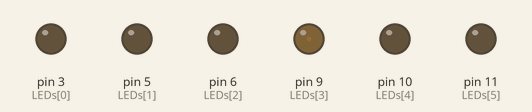
Simulated run of this sketch. Board: Arduino Uno, built with avr-gcc and run on an emulated ATmega328P. Parts: output pins drawn as LEDs (lit = HIGH).

Above: at 0.05 s.
At 0.75 s:
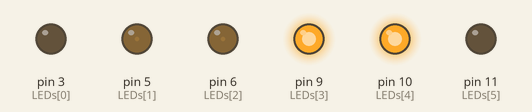
At 1.05 s:
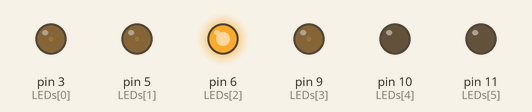
At 1.45 s:
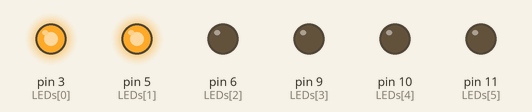
At 2.15 s:
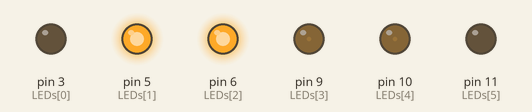
At 2.85 s:
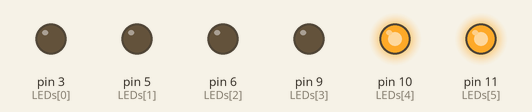
Timing chart, 0 to 6.6 s (numbered marks = the images above):
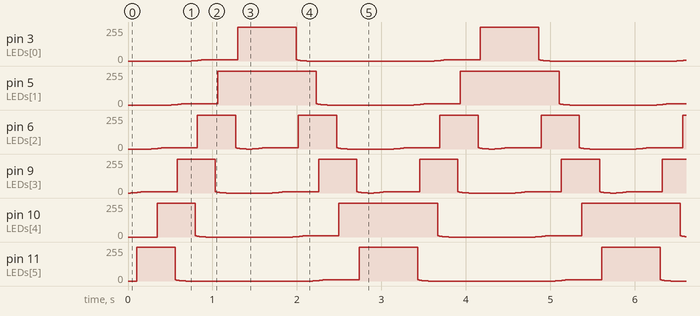

The sketch:

bazsi.ino
```cpp
//KnightRider 6 LED controll; PWM
const int LEDs[6] = { 3, 5, 6, 9, 10, 11 };
int values[6]; //= { 85, 170, 254, 170, 85, 1 };
double x[6] = { -2.5, -1.5, -0.5, 0.5, 1.5, 2.5 };
//bool direction = true;

//Curve calculation
double exp_fv(double a, int b) {
    b = (exp(-((a - 3) * (a - 3)) / 1)) * 255;
    return b;
}
void adjust_PWM(int d) {

    values[d] = exp_fv(x[d], 0);
    analogWrite(LEDs[d], values[d]);
}

void setup() {}

void loop() {

    for (int i = 0; i < 600; i++) {

        for (int j = 0; j < 6; j++) {

            x[j] += 0.01;
            adjust_PWM(j);
        }

        delay(1);
    }

    for (int i = 600; i > 0; i--) {

        for (int j = 0; j < 6; j++) {

            x[j] -= 0.01;
            adjust_PWM(j);
        }

        delay(1);
    }
}
```

Measured:
- by itself, pin 6 (LEDs[2]), pin 9 (LEDs[3]): moves between 0/255 and 254/255, repeating every 2.9 s
- by itself, pin 5 (LEDs[1]): repeats every 2.9 s: 2/255 0.02 s, 3/255 0.02 s, 4/255 0.01 s, 5/255 0.01 s, 6/255 0.02 s, 8/255 0.43 s, 254/255 1.2 s, 8/255 0.02 s, 6/255 0.01 s, 5/255 0.01 s, 4/255 0.01 s, 3/255 0.02 s, 2/255 0.02 s, 1/255 0.04 s, 0/255 1.0 s, 1/255 0.04 s
- by itself, pin 3 (LEDs[0]): repeats every 2.9 s: 2/255 0.02 s, 3/255 0.02 s, 4/255 0.01 s, 5/255 0.01 s, 6/255 0.02 s, 8/255 0.43 s, 254/255 0.69 s, 8/255 0.02 s, 6/255 0.01 s, 5/255 0.01 s, 4/255 0.01 s, 3/255 0.02 s, 2/255 0.02 s, 1/255 0.04 s, 0/255 1.5 s, 1/255 0.04 s
